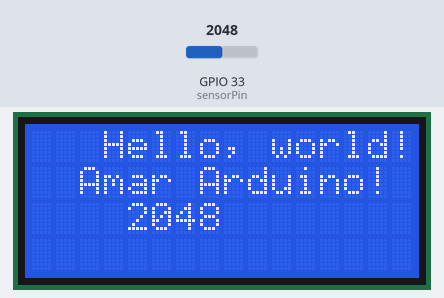
Bench run of a sketch on a simulated ESP32. Parts: 16×4 character LCD. Inputs (shaded band) come from the test bench; at power-on: GPIO 33 (sensorPin) = 2048.

Above: at 2.3 s.
3.4 s: GPIO 33 (sensorPin) set to 2866
At 4.3 s:
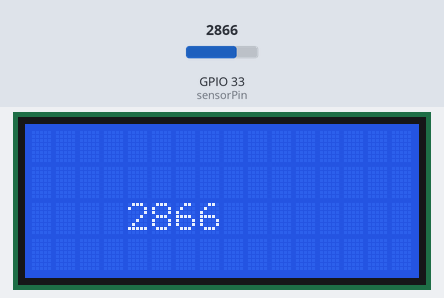
6.0 s: GPIO 33 (sensorPin) set to 3603
At 6.6 s:
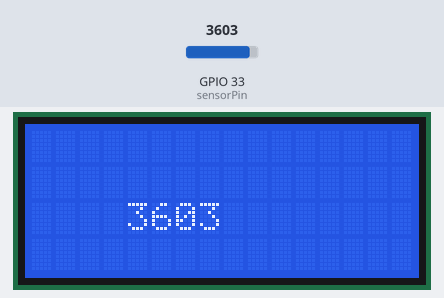
8.7 s: GPIO 33 (sensorPin) set to 4095
At 9.6 s:
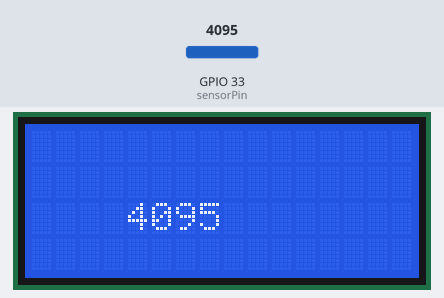
Timing chart, 0 to 11.7 s (numbered marks = the images above; inputs shaded):
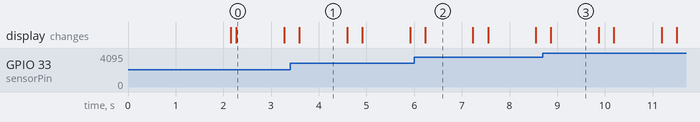

Measured:
- after the input at 3.4 s, the display: changes after 0.19 s (image 1)
- after the input at 6.0 s, the display: changes after 0.23 s (image 2)
- after the input at 8.7 s, the display: changes after 0.17 s (image 3)
- what the display in image 0 shows lasts 1.0 s, from 2.3 s to 3.3 s

The sketch:

program_jadi.ino
```cpp
//YWROBOT
//Compatible with the Arduino IDE 1.0
//Library version:1.1
#include <LiquidCrystal_I2C.h>

LiquidCrystal_I2C lcd(0x27,16,4);  // set the LCD address to 0x27 for a 16 chars and 2 line display
int sensorPin = 33, sensorvalue =0;
long sensordisplay =0;
void setup()
{
  pinMode(sensorPin,INPUT);
  lcd.begin(16,4);
  lcd.init();                      // initialize the lcd
  // Print a message to the LCD.
  lcd.backlight();
  lcd.clear();
  delay(2000);

  lcd.setCursor(3,0);
  lcd.print("Hello, world!");
  lcd.setCursor(2,1);
  lcd.print("Amar Arduino!");
//  Serial.begin(9600);
}


void loop()
{
  sensordisplay=0;
  lcd.setCursor(0,2);
  for(int i =0 ;i <1000; i++){
  sensorvalue = analogRead(sensorPin);
  sensordisplay=sensordisplay + sensorvalue;
//  Serial.print(sensordisplay + " ");
  }

  sensordisplay = sensordisplay / 1000;
//  Serial.println(sensordisplay);
  lcd.print(sensordisplay);
  delay(1000);
  lcd.clear();
  delay(200);
}
```
